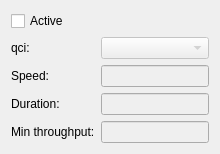
      <widget class="QWidget" name="StreamDl">
       <attribute name="title">
        <string>Stream Dl</string>
       </attribute>
       <layout class="QGridLayout" name="gridLayout_5">
        <item row="1" column="0">
         <widget class="QLabel" name="label_19">
          <property name="text">
           <string>qci:</string>
          </property>
         </widget>
        </item>
        <item row="1" column="1">
         <widget class="QComboBox" name="comboBoxStreamDlQci">
          <property name="enabled">
           <bool>false</bool>
          </property>
          <item>
           <property name="text">
            <string/>
           </property>
          </item>
          <item>
           <property name="text">
            <string>1</string>
           </property>
          </item>
          <item>
           <property name="text">
            <string>2</string>
           </property>
          </item>
          <item>
           <property name="text">
            <string>3</string>
           </property>
          </item>
          <item>
           <property name="text">
            <string>4</string>
           </property>
          </item>
          <item>
           <property name="text">
            <string>5</string>
           </property>
          </item>
          <item>
           <property name="text">
            <string>6</string>
           </property>
          </item>
          <item>
           <property name="text">
            <string>7</string>
           </property>
          </item>
          <item>
           <property name="text">
            <string>8</string>
           </property>
          </item>
          <item>
           <property name="text">
            <string>9</string>
           </property>
          </item>
         </widget>
        </item>
        <item row="2" column="0">
         <widget class="QLabel" name="label_16">
          <property name="text">
           <string>Speed:</string>
          </property>
         </widget>
        </item>
        <item row="2" column="1">
         <widget class="QLineEdit" name="lineEditStreamDlSpeed">
          <property name="enabled">
           <bool>false</bool>
          </property>
         </widget>
        </item>
        <item row="3" column="0">
         <widget class="QLabel" name="label_18">
          <property name="text">
           <string>Duration:</string>
          </property>
         </widget>
        </item>
        <item row="4" column="1">
         <widget class="QLineEdit" name="lineEditStreamDlMinThroughput">
          <property name="enabled">
           <bool>false</bool>
          </property>
         </widget>
        </item>
        <item row="3" column="1">
         <widget class="QLineEdit" name="lineEditStreamDlDuration">
          <property name="enabled">
           <bool>false</bool>
          </property>
         </widget>
        </item>
        <item row="4" column="0">
         <widget class="QLabel" name="label_17">
          <property name="text">
           <string>Min throughput:</string>
          </property>
         </widget>
        </item>
        <item row="0" column="0">
         <widget class="QCheckBox" name="checkBoxStreamDl">
          <property name="text">
           <string>Active</string>
          </property>
         </widget>
        </item>
       </layout>
      </widget>
